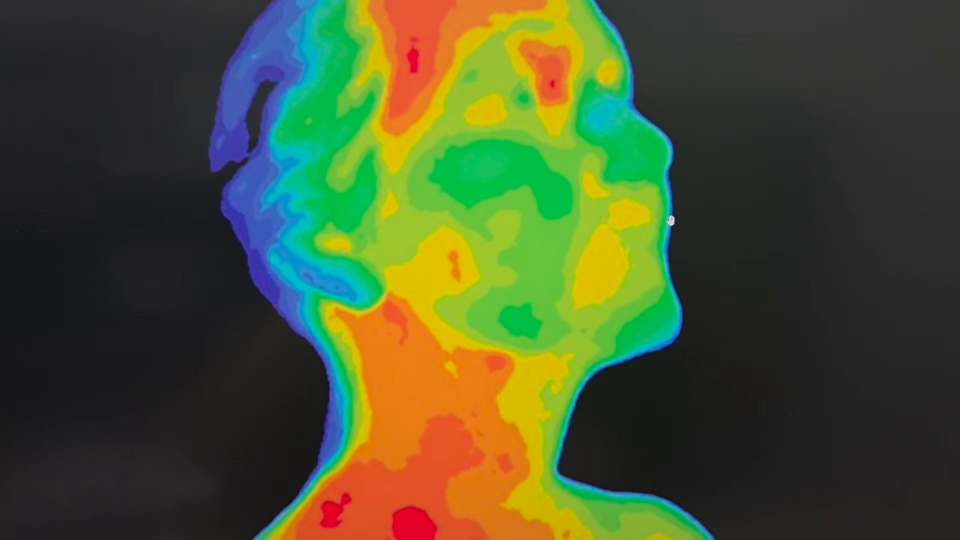
#> input picture frame 25 of 01_입력자료/열화상_영상/KakaoTalk_20260901_095945098.mp4, 1920 x 1080 px, given in place of KakaoTalk_20260901_144821449.mp4, which was not available (shown at 1/2 size)
$ python bootstrap.py   (older library calls are emulated)
#> lines starting #> are read from the running program, lines starting #| are printed output that depends on the picture; pictures that were not available may be replaced by others from this repository, and a replacement may not be noted
### 02_실험/code/common.py
"""공용 유틸 — 영상 IO, 영역 마스크, 변환 누적, 광도 정규화.

좌표 규약
---------
world 좌표계 = f0 영상 좌표계. 정지 세계점 X(world)는 프레임 i에서 x = H_i @ X 로 보인다.
따라서 프레임 i의 카메라 위치(world) = H_i^{-1} @ (영상 중심).
H_0 = I, H_i = M_{i-1→i} @ H_{i-1}.
"""
import json
import sys
from pathlib import Path

import cv2
import numpy as np

if hasattr(sys.stdout, "reconfigure"):
    sys.stdout.reconfigure(encoding="utf-8")

ROOT = Path(__file__).resolve().parents[2]
EXP = ROOT / "02_실험"
VIDEO = EXP / "KakaoTalk_20260901_144821449.mp4"
CONFIG = EXP / "config" / "regions_f0.json"
OUT = ROOT / "03_결과" / "XY추정_v1"
DATA = OUT / "data"
VISUALS = OUT / "visuals"
RERUN = OUT / "rerun"

SQUARE_MM = 10.0
IMG_CENTER = np.float64([960.0, 540.0])

# _STATUS.md 실측 구간 (frame 단위, 끝 포함)
STILL_SEGMENTS = [(2, 456), (866, 902), (1034, 1058), (1154, 1205)]
MOVE_SEGMENTS = [(624, 866), (902, 1038), (1058, 1154)]
ORIGIN_SEGMENT = (2, 456)


def open_video(path=None):
    path = path or VIDEO
    cap = cv2.VideoCapture(str(path))
    if not cap.isOpened():
        raise RuntimeError(f"영상을 열 수 없다: {path}")
    return cap


def video_info(path=None):
    cap = open_video(path)
    info = dict(
        n=int(cap.get(cv2.CAP_PROP_FRAME_COUNT)),
        fps=float(cap.get(cv2.CAP_PROP_FPS)),
        w=int(cap.get(cv2.CAP_PROP_FRAME_WIDTH)),
        h=int(cap.get(cv2.CAP_PROP_FRAME_HEIGHT)),
    )
    cap.release()
    return info


def frames(start=0, stop=None, step=1, path=None):
    """(index, BGR frame) 순차 생성."""
    cap = open_video(path)
    if start:
        cap.set(cv2.CAP_PROP_POS_FRAMES, start)
    i = start
    while True:
        ok, f = cap.read()
        if not ok or (stop is not None and i >= stop):
            break
        if (i - start) % step == 0:
            yield i, f
        i += 1
    cap.release()


# [20 lines left out: functions read_frame, img_center, load_regions, not called in this run]


# --- 광도 정규화 ------------------------------------------------------------
# 폰의 AE/AWB가 촬영 중 작동한다 (median saturation 49 -> 167). 추적 전 필수.
_CLAHE = cv2.createCLAHE(clipLimit=2.5, tileGridSize=(8, 8))


def prep_gray(bgr):
    return _CLAHE.apply(cv2.cvtColor(bgr, cv2.COLOR_BGR2GRAY))
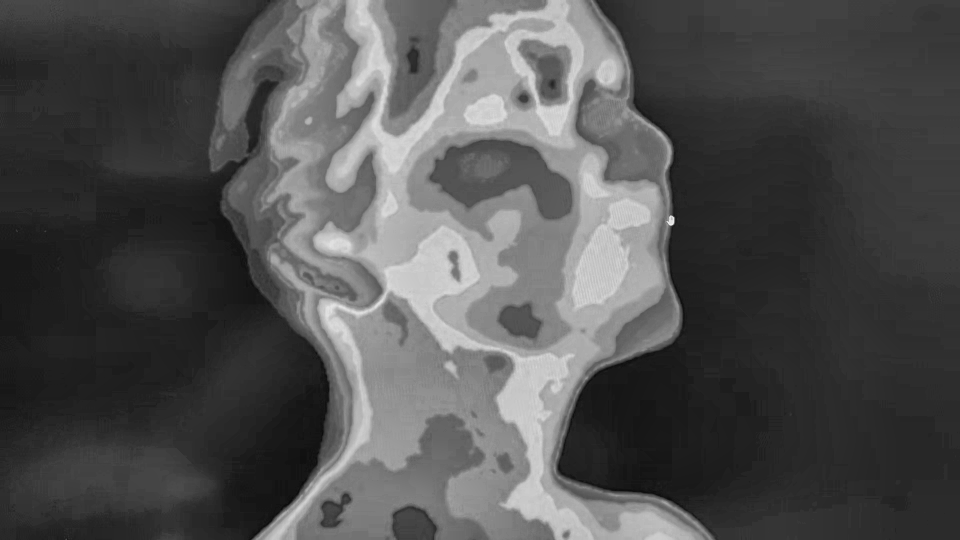
#> returned value: shape (1080, 1920) (shown at 1/2 size); min 9, max 243, mean 81.4


def clahe_gray(gray):
    """이미 그레이인 프레임에 같은 CLAHE 를 적용한다 (라이브 소스가 색변환을 이미 한 경우)."""
    return _CLAHE.apply(gray)


# --- 변환 -------------------------------------------------------------------
def as_h(affine):
    return np.vstack([affine, [0.0, 0.0, 1.0]])


def decompose_sim(H):
    """유사변환 H -> (scale, theta_deg, tx, ty)."""
    s = float(np.hypot(H[0, 0], H[1, 0]))
    th = float(np.degrees(np.arctan2(H[1, 0], H[0, 0])))
    return s, th, float(H[0, 2]), float(H[1, 2])


def warp_pts(H, pts):
    pts = np.asarray(pts, np.float32).reshape(-1, 1, 2)
    return cv2.perspectiveTransform(pts, H.astype(np.float64)).reshape(-1, 2)


def cam_world(H):
    """프레임 i의 카메라 위치를 world(=f0) 좌표로. H는 world->frame_i."""
    return warp_pts(np.linalg.inv(H), IMG_CENTER[None, :])[0]


# [57 lines left out: functions rescale_about_center, polygon_mask, visible_fraction, lattice_pitch, jacobian_img_to_lattice, not called in this run]


MIN_TRACKED = 30
INLIER_PX = 1.0


# [19 lines left out: function robust_translation, not called in this run]


# --- 체커보드 검출 -----------------------------------------------------------
BOARD_SIZES = [(9, 6), (8, 6), (9, 5), (8, 5), (7, 5), (6, 5), (7, 4), (6, 4), (5, 4), (5, 3), (4, 3)]


# [44 lines left out: functions detect_board, lattice_homography, mm_per_px, not called in this run]


def track_similarity(g0, g1, pts0, ransac_px=1.5):
    """KLT + RANSAC 유사변환. -> (H 3x3, inlier_ratio, n_tracked) 또는 (None, 0, 0)."""
    if pts0 is None or len(pts0) < 8:
        return None, 0.0, 0
    p0 = np.asarray(pts0, np.float32).reshape(-1, 1, 2)
    p1, st, _ = cv2.calcOpticalFlowPyrLK(g0, g1, p0, None, winSize=(21, 21), maxLevel=3)
    if p1 is None:
        return None, 0.0, 0
    st = st.ravel().astype(bool)
    if st.sum() < 8:
        return None, 0.0, int(st.sum())
    a, inl = cv2.estimateAffinePartial2D(
        p0[st], p1[st], method=cv2.RANSAC, ransacReprojThreshold=ransac_px,
        maxIters=4000, confidence=0.999)
    if a is None:
        return None, 0.0, int(st.sum())
    ratio = float(inl.sum()) / float(st.sum())
    return as_h(a), ratio, int(st.sum())


# --- 렌즈 왜곡 --------------------------------------------------------------
DIST_JSON = EXP / "config" / "distortion.json"
# 초점거리는 자유 캘리브레이션 불가(전체 보드가 안 보임)라 고정값을 쓴다.
# k1·k2 는 이 f 아래에서 정의된 계수이며, 목적은 절대 초점거리 복원이 아니라
# 반경방향 왜곡의 형상 보정이다.
FOCAL_PX = 1450.0


# [14 lines left out: functions camera_matrix, load_distortion, not called in this run]


class Rectifier:
    """왜곡 보정. 보정 후 좌표계를 rectified 라 부르고 이후 모든 기하는 여기서 이뤄진다."""

    # [18 lines left out: functions __init__, image, points, not called in this run]

### 02_실험/code/bootstrap.py
"""부트스트랩: 전체 프레임 강체 누적 변환 H_i (world=f0 -> frame i).

장면 전체가 강체·평면이므로 마스크 없이도 인라이어 900+ 가 나온다.
이 결과는 (1) f0 폴리곤을 전 프레임에 전파하고 (2) REF의 초기값을 주는 데만 쓴다.
REF 자체는 ref_track.py 가 좌·상 보드 코너만으로 다시 계산한다.
"""
import cv2
import numpy as np

import common as C

OUT_NPY = C.EXP / "config" / "bootstrap_H.npy"


def run():
    info = C.video_info()
    n = info["n"]
    Hs = np.zeros((n, 3, 3), np.float64)
    Hs[0] = np.eye(3)
    H = np.eye(3)
    prev = None
    stats = []
    for i, f in C.frames():
        g = C.prep_gray(f)
#> f is the input picture: shape (1080, 1920, 3); mean B, G, R 47, 83.2, 73.1
        if prev is not None:
            pts = cv2.goodFeaturesToTrack(prev, 2500, 0.008, 10)
            M, ratio, ntr = C.track_similarity(prev, g, pts)
            if M is None:
                M = np.eye(3)
                ratio, ntr = 0.0, 0
            H = M @ H
            stats.append((i, ratio, ntr))
        Hs[i] = H
        prev = g
        if i % 200 == 0:
            s, th, tx, ty = C.decompose_sim(H)
            cx, cy = C.cam_world(H)
            print(f"  f{i:5d}  cam_world=({cx:8.1f},{cy:8.1f})px  s={s:.4f} th={th:+.2f}deg")
#> pass 2 of the loop in run, `for i, f in C.frames():`:
#> in prep_gray (call 2), `return _CLAHE.apply(cv2.cvtColor(bgr, cv2.COLOR_BGR2GRAY))`:
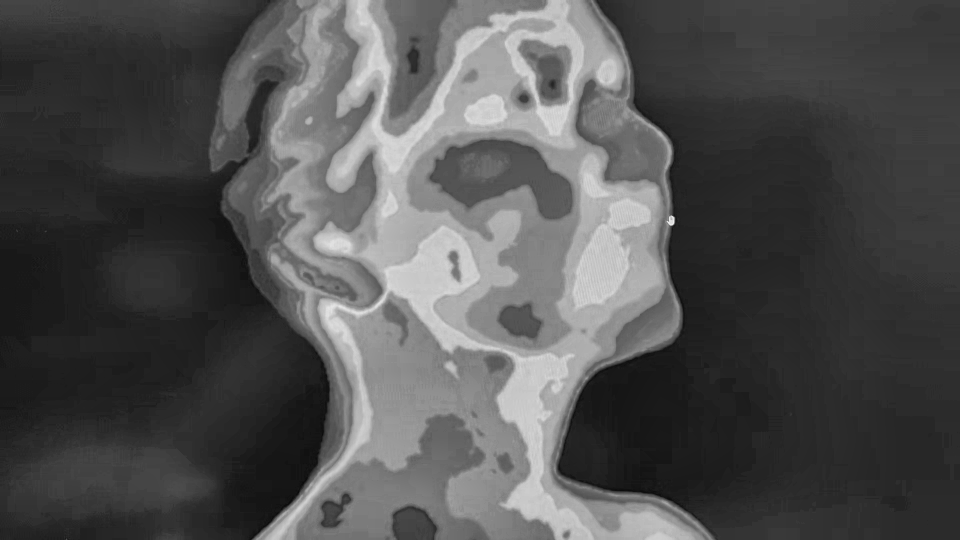
#> returned value: shape (1080, 1920) (shown at 1/2 size); min 9, max 243, mean 81.4
#> pts = 428 rows, first 8: [1341, 431], [1333, 442], [132, 1077], [1346, 448], [91, 462], [34, 463], [680, 1042], [1174, 754]
#> p0 has the same summary as pts in run
#> p1 = 428 rows, first 8: [1341.5, 431.1], [1333.5, 442], [132.7, 1077.1], [1346.5, 448], [91.77, 462.3], [34.57, 463.1], [680.2, 1041.9], [1174.3, 754.3]; st = 428 values, max 1 at index 0, min 0 at index 398, mean 0.998
#> a = [[1, -5.76e-05, 0.506], [5.76e-05, 1, 0.0656]]; inl = 427 values, max 1 at index 0, min 0 at index 106, mean 0.979
#> in track_similarity, `ratio = float(inl.sum()) / float(st.sum())`: ratio = 0.979
#> in run, `M, ratio, ntr = C.track_similarity(prev, g, pts)`: M = [[1, -5.76e-05, 0.506], [5.76e-05, 1, 0.0656], [0, 0, 1]]; ratio = 0.979; ntr = 427
#> H has the same summary as M
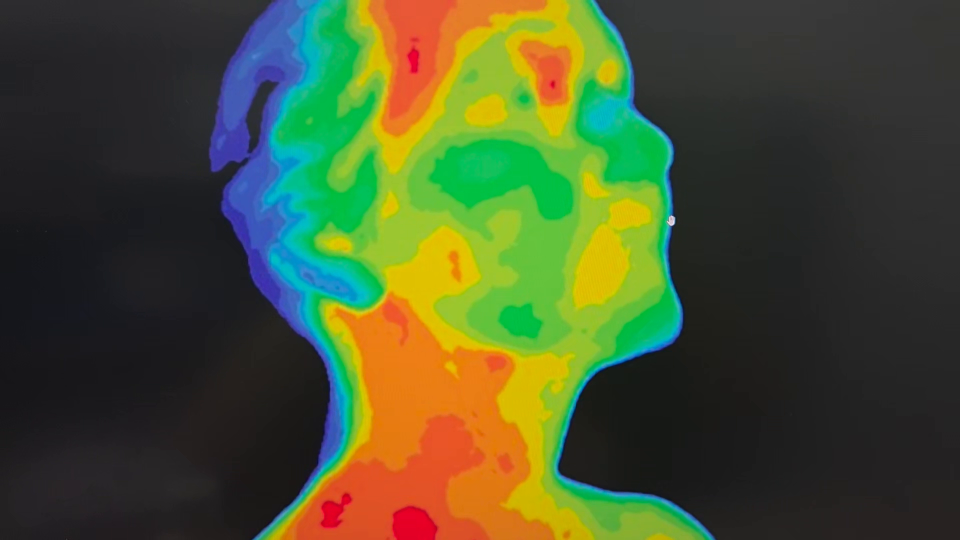
#> input picture frame 27 of 01_입력자료/열화상_영상/KakaoTalk_20260901_095945098.mp4, 1920 x 1080 px, given in place of KakaoTalk_20260901_144821449.mp4, which was not available (shown at 1/2 size)
#> pass 3 of the loop in run, `for i, f in C.frames():`:
#> in prep_gray (call 3), `return _CLAHE.apply(cv2.cvtColor(bgr, cv2.COLOR_BGR2GRAY))`:
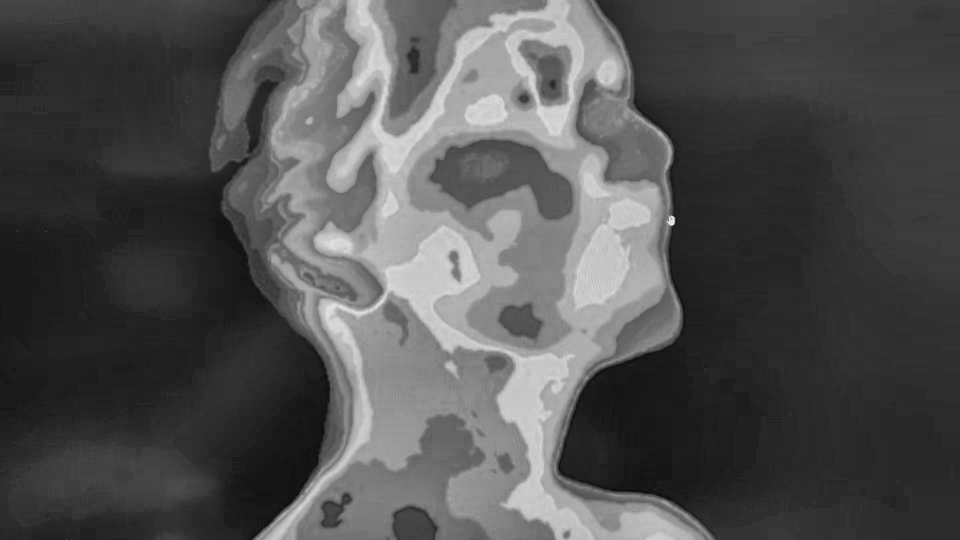
#> returned value: shape (1080, 1920) (shown at 1/2 size); min 9, max 244, mean 81.4
#> in run, f is the input picture: shape (1080, 1920, 3); mean B, G, R 47.1, 83.3, 73.2
#> pts = 339 rows, first 8: [1342, 432], [1337, 442], [133, 1077], [1344, 450], [92, 462], [35, 463], [680, 1042], [504, 1078]
#> p0 has the same summary as pts in run
#> p1 = 339 rows, first 8: [1342.4, 432.2], [1337.3, 442.2], [133.3, 1077], [1344.4, 450.2], [92.47, 462], [35.7, 463.1], [680.7, 1042], [504.5, 1078]; st = 339 values from 1 to 1
#> in run, `M, ratio, ntr = C.track_similarity(prev, g, pts)`: M = [[1, 2.75e-05, 0.685], [-2.75e-05, 1, 0.219], [0, 0, 1]]; ratio = 0.994; ntr = 339
#> H = [[1, -3.01e-05, 1.19], [3.01e-05, 1, 0.285], [0, 0, 1]]
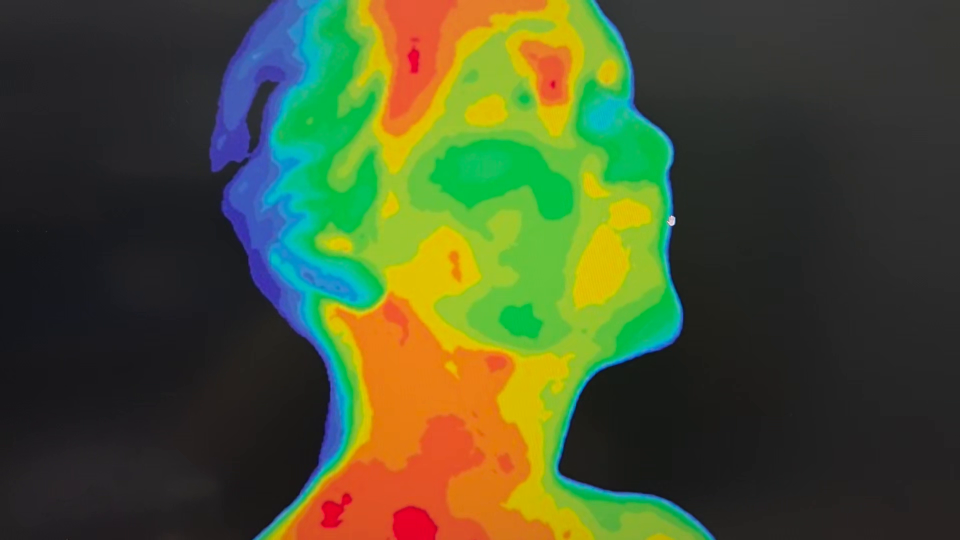
#> input picture frame 28 of 01_입력자료/열화상_영상/KakaoTalk_20260901_095945098.mp4, 1920 x 1080 px, given in place of KakaoTalk_20260901_144821449.mp4, which was not available (shown at 1/2 size)
#> the loop made 30 passes; the first 3 are shown
    np.save(OUT_NPY, Hs)
    st = np.array(stats)
    print(f"\n저장: {OUT_NPY}")
    print(f"인라이어비 min/med = {st[:,1].min():.3f} / {np.median(st[:,1]):.3f}"
          f"   추적점 min/med = {int(st[:,2].min())} / {int(np.median(st[:,2]))}")


if __name__ == "__main__":
    run()
